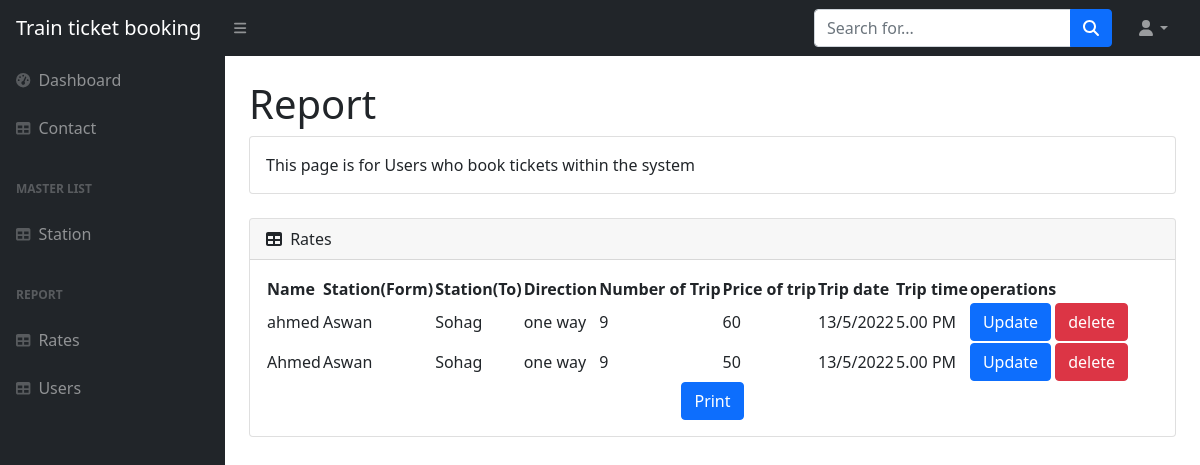
/Views/Rates.php, run on the app's committed database.
### tables this page shows
CREATE TABLE `booked` (
  `id` int(11) NOT NULL,
  `name` varchar(100) NOT NULL,
  `StartStation` varchar(100) NOT NULL,
  `endStation` varchar(100) NOT NULL,
  `direction` varchar(100) NOT NULL,
  `TripNumber` int(11) NOT NULL,
  `degree` int(11) NOT NULL,
  `Date` varchar(255) NOT NULL,
  `Time` varchar(255) NOT NULL
);

### Views/Rates.php (the view, shortened to what this page needs)
<?php
include 'connect.php'
?>
<!DOCTYPE html>
<html lang="en">
<head>
    <link href="https://cdn.jsdelivr.net/npm/simple-datatables@latest/dist/style.css" rel="stylesheet" />
    <link href="css/styles.css" rel="stylesheet" />
</head>
<body class="sb-nav-fixed">
    <nav class="sb-topnav navbar navbar-expand navbar-dark bg-dark">
        <a class="navbar-brand ps-3" href="index.php">Train ticket booking</a>
        <button class="btn btn-link btn-sm order-1 order-lg-0 me-4 me-lg-0" id="sidebarToggle" href="#!"><i class="fas fa-bars"></i></button>
        <form class="d-none d-md-inline-block form-inline ms-auto me-0 me-md-3 my-2 my-md-0">
            <div class="input-group">
                <input class="form-control" type="text" placeholder="Search for..." aria-label="Search for..." aria-describedby="btnNavbarSearch" />
                <button class="btn btn-primary" id="btnNavbarSearch" type="button"><i class="fas fa-search"></i></button>
            </div>
        </form>
        <ul class="navbar-nav ms-auto ms-md-0 me-3 me-lg-4">
            <li class="nav-item dropdown">
                <a class="nav-link dropdown-toggle" id="navbarDropdown" href="#" role="button" data-bs-toggle="dropdown" aria-expanded="false"><i class="fas fa-user fa-fw"></i></a>
            </li>
        </ul>
    </nav>
    <div id="layoutSidenav">
        <div id="layoutSidenav_nav">
            <nav class="sb-sidenav accordion sb-sidenav-dark" id="sidenavAccordion">
                <div class="sb-sidenav-menu">
                    <div class="nav">
                        <a class="nav-link" href="#">
                            <div class="sb-nav-link-icon"><i class="fas fa-tachometer-alt"></i></div>
                            Dashboard
                        </a>
                        <a class="nav-link" href="Contact.php">
                            <div class="sb-nav-link-icon"><i class="fas fa-table"></i></div>
                            Contact
                        </a>
                        <div class="sb-sidenav-menu-heading">Master list</div>
                        <a class="nav-link" href="station.php">
                            <div class="sb-nav-link-icon"><i class="fas fa-table"></i></div>
                            Station
                        </a>
                        <div class="sb-sidenav-menu-heading">Report</div>
                        <a class="nav-link" href="Rates.php">
                            <div class="sb-nav-link-icon"><i class="fas fa-table"></i></div>
                            Rates
                        </a>
                        <a class="nav-link" href="user.php">
                            <div class="sb-nav-link-icon"><i class="fas fa-table"></i></div>
                            Users
                        </a>
                    </div>
                </div>
            </nav>
        </div>
        <div id="layoutSidenav_content">
            <main>
                <div class="container-fluid px-4">
                    <h1 class="mt-4">Report</h1>
                    <div class="card mb-4">
                        <div class="card-body">
                            This page is for Users who book tickets within the system </div>
                    </div>
                    <div class="card mb-4">
                        <div class="card-header">
                            <i class="fas fa-table me-1"></i> Rates
                        </div>
                        <div class="card-body">
                            <table id="datatablesSimple">
                                <thead>
                                    <tr>
                                        <th>Name</th>
                                        <th>Station(Form)</th>
                                        <th>Station(To)</th>
                                        <th>Direction</th>
                                        <th>Number of Trip</th>
                                        <th>Price of trip</th>
                                        <th>Trip date</th>
                                        <th>Trip time</th>
                                        <th>operations</th>
                                    </tr>
                                </thead>
                                <tbody>
                                    <?php
                                    $sql = "Select * from booked ";
                                    $result = mysqli_query($conn, $sql);
                                    if (!empty($result)) {
                                        while ($row = mysqli_fetch_assoc($result)) {
                                    ?>
                                            <tr>
                                                <td><?php echo $row['name']; ?></td>
                                                <td><?php echo $row['StartStation']; ?></td>
                                                <td><?php echo $row['endStation']; ?></td>
                                                <td><?php echo $row['direction']; ?></td>
                                                <td><?php echo $row['TripNumber']; ?></td>
                                                <td><?php echo $row['degree']; ?></td>
                                                <td><?php echo $row['Date']; ?></td>
                                                <td><?php echo $row['Time']; ?></td>
                                                <td>
                                                    <a href="Update_Report.php?id= <?php echo $row['id']; ?> " class="btn btn-primary">Update</a>
                                                    <a href="delete_Report.php?id= <?php echo $row['id']; ?> " class="btn btn-danger">delete</a>
                                                </td>
                                            </tr>
                                    <?php
                                        }
                                    }
                                    ?>
                                </tbody>
                            </table>
                            <div class="text-center">
                                <button onclick="window.print()" class="btn btn-primary">Print</button>
                            </div>
                        </div>
                    </div>
                </div>
            </main>
        </div>
    </div>
</body>
</html>

### data on the page
booked: name "ahmed", StartStation "Aswan", endStation "Sohag", direction "one way", TripNumber "9", degree "60", Date "13/5/2022", Time "5.00 PM"
booked: name "Ahmed", StartStation "Aswan", endStation "Sohag", direction "one way", TripNumber "9", degree "50", Date "13/5/2022", Time "5.00 PM"
